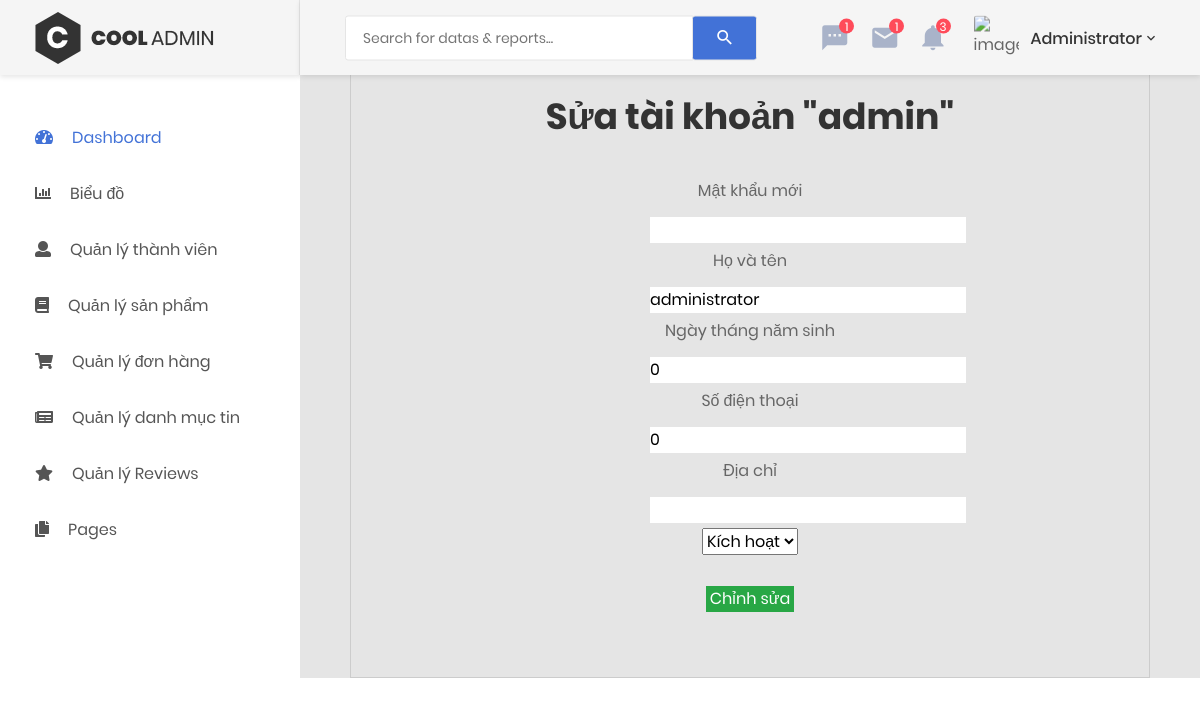
The page /admin/user_edit.php?id=1 (signed in) on the database as committed earlier.
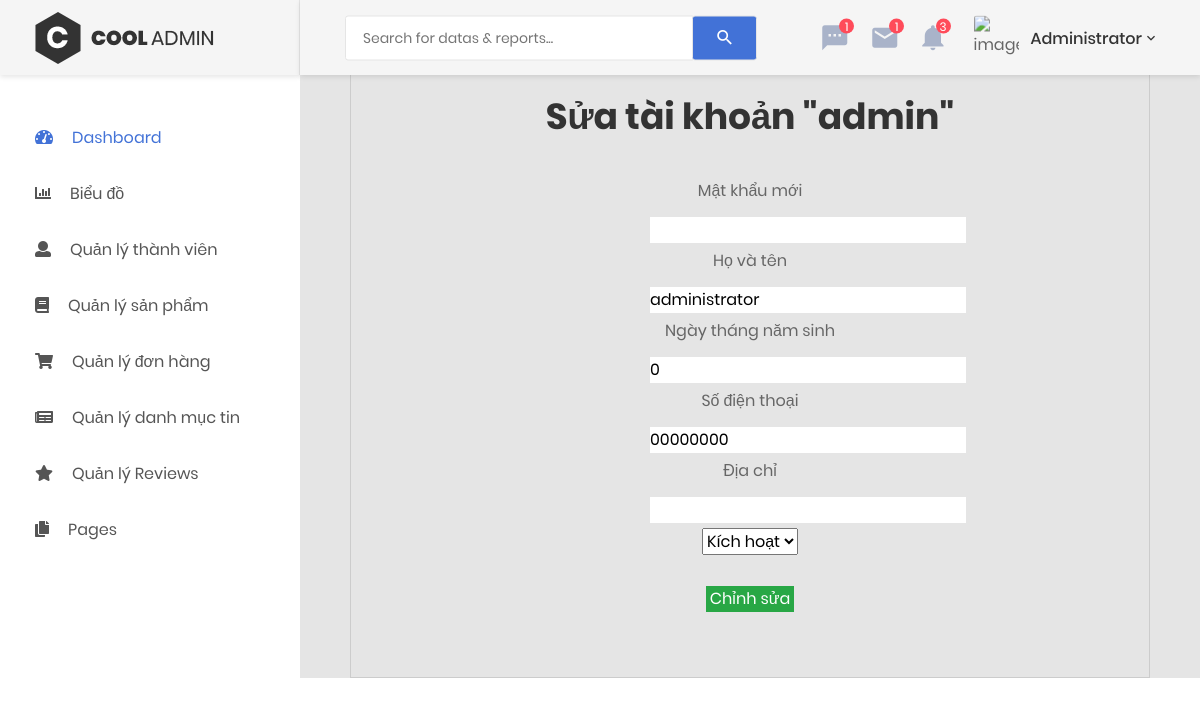
The same page on the database as committed later.
### tables this page shows
CREATE TABLE `users` (
  `id` int(11) NOT NULL,
  `username` varchar(100) DEFAULT NULL,
  `password` varchar(150) DEFAULT NULL,
  `fullname` varchar(255) DEFAULT NULL,
  `birthday` int(11) DEFAULT NULL,
  `phone` varchar(11) DEFAULT NULL,
  `address` varchar(255) NOT NULL,
  `status` tinyint(4) NOT NULL DEFAULT 1,
  `last_updated` int(11) NOT NULL,
  `created_time` int(11) NOT NULL
);

### admin/user_edit.php (the view, shortened to what this page needs)
<?php
    include 'header.php';
     ?>
   <body>
        <?php if (empty($_SESSION['current_user'])) { ?>
            <a href="login.php">Đăng nhập để vào trang Admin</a>
            <?php
         } else {
        include 'menu_sidebar.php';
        ?>
        <div class="page-container">
    <?php
        include 'admin_navbar.php';
    ?>
    <?php
        $error = false;
        if (isset($_GET['action']) && $_GET['action'] == 'edit') {
            if (isset($_POST['id']) && !empty($_POST['id']) && isset($_POST['password']) && !empty($_POST['password'])) {
                $birthday = $_POST['birthday'];
                $check = validateDateTime($birthday);
                if ($check) {
                     $birthday = strtotime($birthday);
                }
                $result = mysqli_query($con, "UPDATE `users` SET `password` = MD5('" . $_POST['password'] . "'), `fullname` = '" . $_POST['fullname'] ."' ,
                 `birthday` = " . $birthday ." , `phone` = '" . $_POST['phone'] ."' , `address` = '" . $_POST['address'] ."' ,
                  `status` = " . $_POST['status'] . ", `last_updated`=" . time() . " WHERE `users`.`id` = " . $_POST['id'] . ";");
                if (!$result) {
                    $error = "Không thể cập nhật tài khoản";
                }
                mysqli_close($con);
                if ($error !== false) {
                    ?>
                    <div id="error-notify" class="box-content">
                        <h1>Thông báo</h1>
                        <h4><?= $error ?></h4>
                        <a href="./user.php">Danh sách tài khoản</a>
                    </div>
                <?php } else { ?>
                    <div id="edit-notify" class="box-content">
                        <h1><?= ($error !== false) ? $error : "Sửa tài khoản thành công" ?></h1>
                        <a href="./user.php">Danh sách tài khoản</a>
                    </div>
                <?php } ?>
            <?php } else { ?>
                <div id="edit-notify" class="box-content">
                    <h1>Vui lòng nhập đủ thông tin để sửa tài khoản</h1>
                    <a href="./user_edit.php?id=<?= $_POST['id'] ?>">Quay lại sửa tài khoản</a>
                </div>
            <?php
            }
        } else {
            $result = mysqli_query($con, "SELECT * FROM users where `id`=" . $_GET['id']);
            $user = $result->fetch_assoc();
            if (!empty($user)) {
                ?>
                <div id="edit_user" class="box-content">
                    <h1>Sửa tài khoản "<?= $user['username'] ?>"</h1>
                    <form action="./user_edit.php?action=edit" method="Post" autocomplete="off">
                        <label>Mật khẩu mới</label></br>
                        <input type="password" name="password" value="" />
                        <label>Họ và tên</label></br>
                        <input type="text" name="fullname" value="<?= (!empty($user) ? $user['fullname'] : "") ?>" />
                        <label>Ngày tháng năm sinh</label></br>
                        <input type="text" name="birthday" value="<?= (!empty($user) ? $user['birthday'] : "") ?>" />
                        <label>Số điện thoại</label></br>
                        <input type="text" name="phone" value="<?= (!empty($user) ? $user['phone'] : "") ?>" />
                        <label>Địa chỉ</label></br>
                        <input type="text" name="address" value="<?= (!empty($user) ? $user['address'] : "") ?>" />
                        <select name="status">
                            <option <?php if (!empty($user['status'])) { ?> selected <?php } ?> value="1">Kích hoạt</option>
                        </select>
                        <br><br>
                        <input class="btn-success" type="submit" value=" Chỉnh sửa " />
                    </form>
                </div>
            <?php
            }
        }
        ?>
    </div>
    <?php } ?>
    </body>
</html>

Rows that differ between the two databases and show on the page:
changed users "admin": phone "0" → "00000000"
